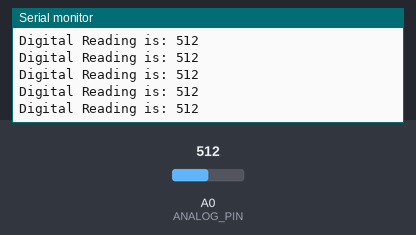
The sketch below on a simulated Arduino Uno, built with avr-gcc and run on an emulated ATmega328P. On the bench: the last lines printed to the serial monitor. The test bench sets the inputs (shaded band); at power-on: A0 (ANALOG_PIN) = 512.

Above: at 1.2 s.
1.3 s: A0 (ANALOG_PIN) set to 716
At 1.56 s:
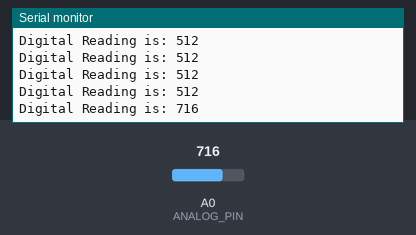
2.8 s: A0 (ANALOG_PIN) set to 900
At 2.96 s:
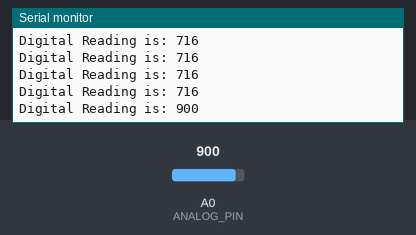
Timing chart, 0 to 5.8 s (numbered marks = the images above; inputs shaded):
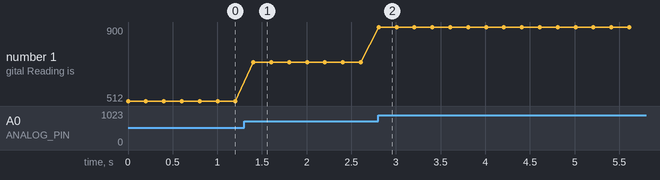

Measured:
- after the input at 1.3 s, the serial monitor: prints a new line after 0.10 s (image 1)
- after the input at 2.8 s, the serial monitor: prints a new line at once (image 2)
- plotted number 1: 512 → 716 after the input at 1.3 s, 716 → 900 after the input at 2.8 s

The sketch:

studio04-potentiometer.ino
```cpp
// define the analog input pin to be used
const int ANALOG_PIN = A0;

void setup() {

  // turn on the Serial port to 9600 Baud
  Serial.begin(9600);

  // configure the analog pin as an input
  pinMode(ANALOG_PIN,INPUT);

}


void loop()
{

  // Read from the input pin and store in the variable value
  int value = analogRead(ANALOG_PIN);

  // Print out the value to the serial monitor
  Serial.print("Digital Reading is: "); Serial.println(value);

  // delay 200ms so the program doesn't spam the terminal
  delay(200);

}
```
